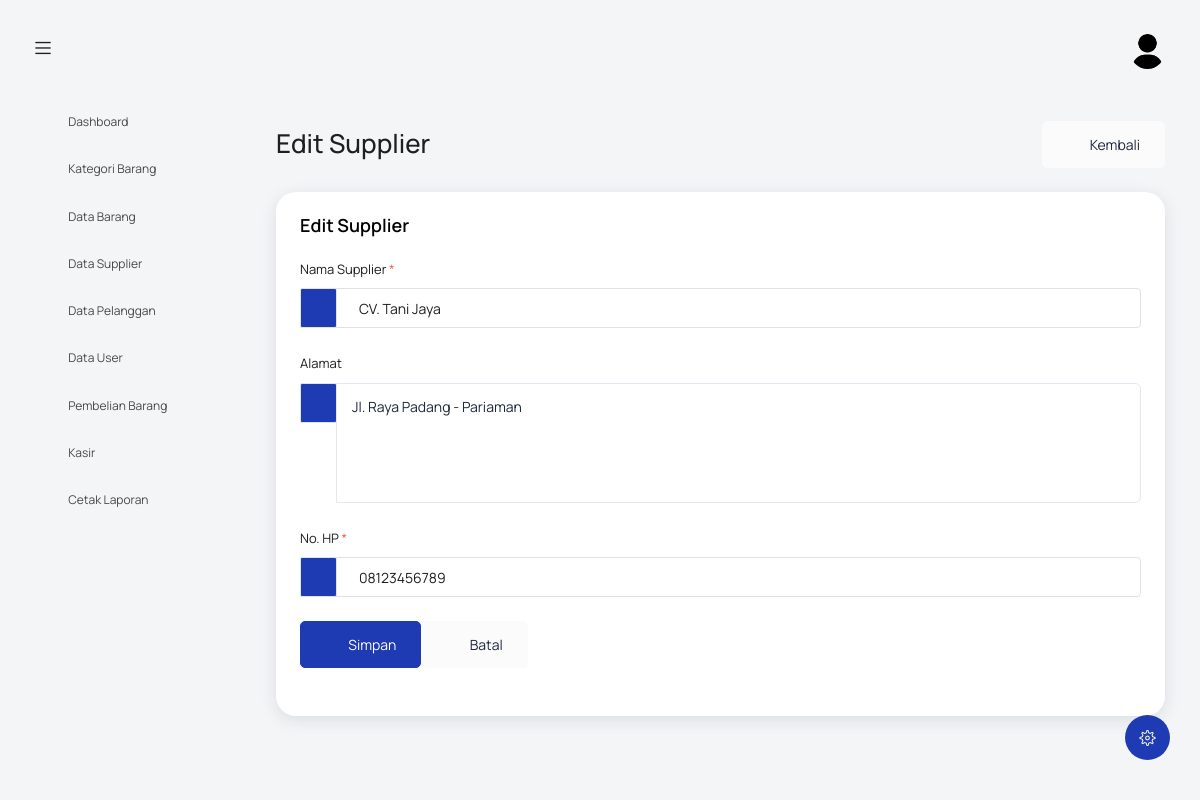
The page /index.php?controller=supplier&action=edit&id=1 (signed in) on the database its author committed.
### tables this page shows
CREATE TABLE `supplier` (
  `id_supplier` int NOT NULL,
  `nama_supplier` varchar(150) DEFAULT NULL,
  `alamat` text,
  `no_hp` varchar(20) DEFAULT NULL
);

### controllers/SupplierController.php (called while the page is built, shortened)
<?php
require_once 'models/SupplierModel.php';
class SupplierController {
    public function edit() {
        include 'views/supplier/form.php';
    }
}
?>

### models/SupplierModel.php (called while the page is built, shortened)
<?php
require_once 'config/koneksi.php';
class SupplierModel {
    private $conn;
    private $table = 'supplier';
    public function __construct() {
        $database = new Database();
        $this->conn = $database->getConnection();
    }
    public function getById($id) {
        $query = "SELECT * FROM " . $this->table . " WHERE id_supplier = ? LIMIT 0,1";
        $stmt = $this->conn->prepare($query);
        $stmt->bindParam(1, $id);
        $stmt->execute();
        return $stmt->fetch(PDO::FETCH_ASSOC);
    }
}
?>

### config/koneksi.php (called while the page is built, shortened)
<?php
class Database {
    private $host = "localhost";
    private $username = "root";
    private $password = "";
    private $database = "agro_tani";
    public function getConnection() {
        $this->conn = null;
        try {
            $this->conn = new PDO("mysql:host=" . $this->host . ";dbname=" . $this->database, $this->username, $this->password);
            $this->conn->exec("set names utf8");
            $this->conn->setAttribute(PDO::ATTR_ERRMODE, PDO::ERRMODE_EXCEPTION);
            $this->conn->setAttribute(PDO::ATTR_DEFAULT_FETCH_MODE, PDO::FETCH_ASSOC);
        } catch(PDOException $exception) {
            error_log("Database connection error: " . $exception->getMessage());
            echo "Koneksi database gagal: " . $exception->getMessage();
        }
        return $this->conn;
    }
}
?>

### views/supplier/form.php (the view, shortened to what this page needs)
<?php
include('template/header.php');
$mode_edit = isset($_GET['id']) && !empty($_GET['id']);
$supplier = null;
if ($mode_edit) {
    require_once 'models/SupplierModel.php';
    $model = new SupplierModel();
    $supplier = $model->getById($_GET['id']);
}
?>
<body>
  <div class="container-scroller">
    <?php include 'template/navbar.php'; ?>
    <div class="container-fluid page-body-wrapper">
      <?php include 'template/setting_panel.php'; ?>
      <?php include 'template/sidebar.php'; ?>
      <div class="main-panel">
        <div class="content-wrapper">
          <div class="row">
            <div class="col-sm-12">
              <div class="d-flex justify-content-between align-items-center mb-4">
                <div>
                  <h2 class="mb-1">
                    <?php echo $mode_edit ? 'Edit Supplier' : 'Tambah Supplier'; ?>
                  </h2>
                </div>
                <a href="index.php?controller=supplier&action=index" class="btn btn-light btn-icon-text">
                  <i class="mdi mdi-arrow-left btn-icon-prepend"></i> Kembali
                </a>
              </div>
            </div>
          </div>
          <div class="row">
            <div class="col-12">
              <div class="card">
                <div class="card-body">
                  <h4 class="card-title mb-4">
                    <?php echo $mode_edit ? 'Edit Supplier' : 'Tambah Supplier Baru'; ?>
                  </h4>
                  <form method="POST" action="index.php?controller=supplier&action=<?php echo $mode_edit ? 'edit&id='.$_GET['id'] : 'tambah'; ?>">
                    <div class="row">
                      <div class="col-12">
                        <div class="form-group">
                          <label for="nama_supplier">Nama Supplier <span class="text-danger">*</span></label>
                          <div class="input-group">
                            <div class="input-group-prepend">
                              <span class="input-group-text bg-primary text-white" style="height: 40px; display: flex; align-items: center; font-size: 14px;"><i class="mdi mdi-account"></i></span>
                            </div>
                            <input type="text"
                                   class="form-control"
                                   style="height: 40px;"
                                   id="nama_supplier"
                                   name="nama_supplier"
                                   value="<?php echo $mode_edit ? htmlspecialchars($supplier['nama_supplier']) : ''; ?>"
                                   placeholder="Masukkan nama supplier"
                                   required
                                   maxlength="150">
                          </div>
                        </div>
                        <div class="form-group">
                          <label for="alamat">Alamat</label>
                          <div class="input-group">
                            <div class="input-group-prepend">
                              <span class="input-group-text bg-primary text-white" style="height: 40px; display: flex; align-items: center; font-size: 14px;"><i class="mdi mdi-map-marker"></i></span>
                            </div>
                            <textarea
                                   class="form-control"
                                   style="height: 80px;"
                                   id="alamat"
                                   name="alamat"
                                   placeholder="Masukkan alamat supplier"><?php echo $mode_edit ? htmlspecialchars($supplier['alamat']) : ''; ?></textarea>
                          </div>
                        </div>
                        <div class="form-group">
                          <label for="no_hp">No. HP <span class="text-danger">*</span></label>
                          <div class="input-group">
                            <div class="input-group-prepend">
                              <span class="input-group-text bg-primary text-white" style="height: 40px; display: flex; align-items: center; font-size: 14px;"><i class="mdi mdi-phone"></i></span>
                            </div>
                            <input type="text"
                                   class="form-control"
                                   style="height: 40px;"
                                   id="no_hp"
                                   name="no_hp"
                                   value="<?php echo $mode_edit ? htmlspecialchars($supplier['no_hp']) : ''; ?>"
                                   placeholder="Masukkan nomor HP supplier"
                                   required
                                   maxlength="20">
                          </div>
                        </div>
                        <div class="form-group mt-4">
                          <div class="d-flex">
                            <button type="submit" class="btn btn-primary btn-icon-text">
                              <i class="mdi mdi-content-save btn-icon-prepend"></i> Simpan
                            </button>
                            <a href="index.php?controller=supplier&action=index" class="btn btn-light btn-icon-text ml-2">
                              <i class="mdi mdi-close btn-icon-prepend"></i> Batal
                            </a>
                          </div>
                        </div>
                      </div>
                    </div>
                  </form>
                </div>
              </div>
            </div>
          </div>
        </div>
      </div>
    </div>
  </div>
</body>
</html>

### template/header.php (style rules this page uses)
textarea.form-control { min-height: 120px; padding: 12px 15px; font-size: 14px; line-height: 1.5; border: 1.5px solid #e2e8f0; border-radius: 6px; transition: all 0.2s ease; background-color: #ffffff; color: #1e293b; }
textarea.form-control::placeholder { color: #94a3b8; font-style: italic; }

### rows shown on the page
supplier: nama_supplier "CV. Tani Jaya", alamat "Jl. Raya Padang - Pariaman", no_hp "08123456789"
